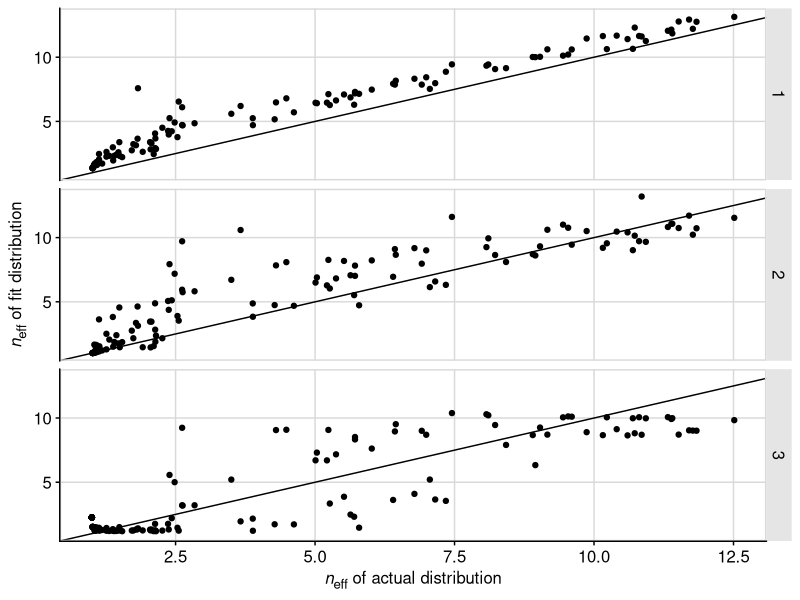
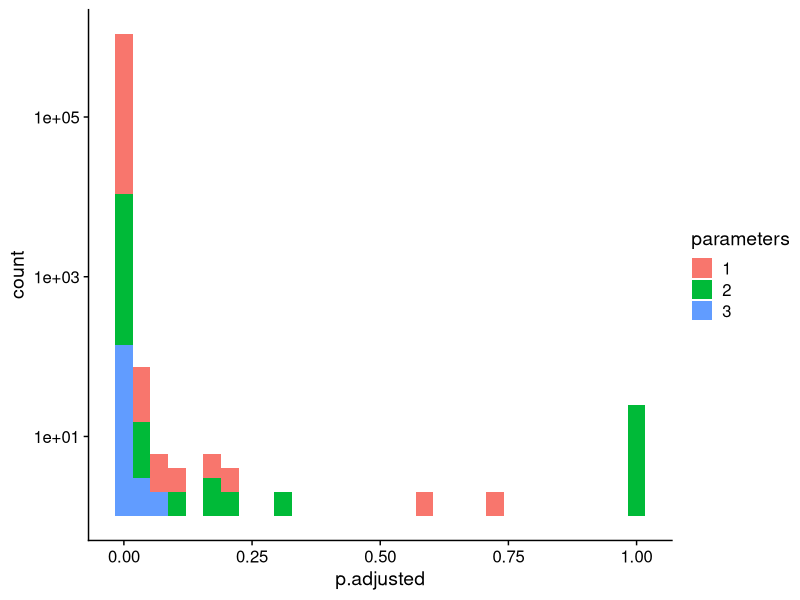
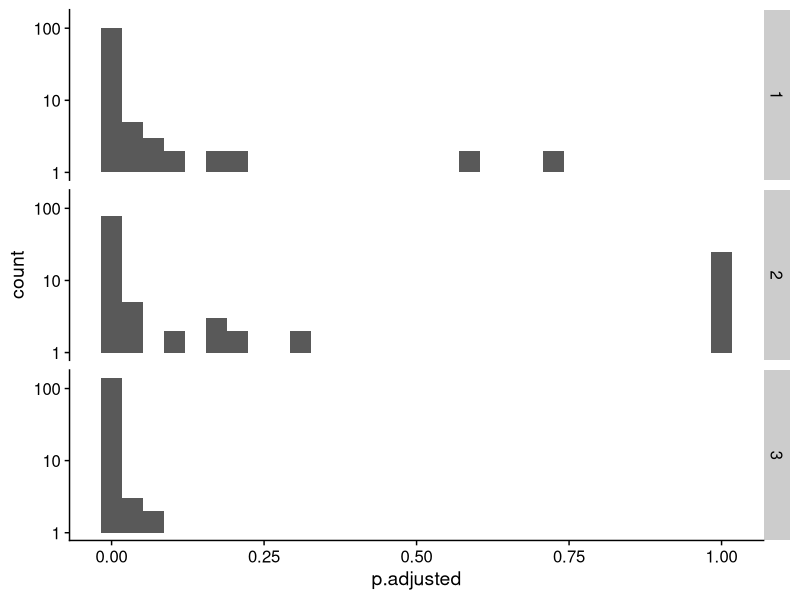

Write R code to recreate these figures, in order.
## ---- chunk 1
knitr::opts_chunk$set(echo = TRUE)
## ---- chunk 2
library(tidyverse)
library(stringr)
library(cowplot)
library(broom)
library(ggtext)
theme_set(theme_cowplot())

# mean chi square
# does one dist systematically fit better
# aic or lrt to see if increase in parameter is worth it
# distribution of chi square
## ---- chunk 3
# read in data
alignment <-read_csv("data/simulated/results_1B4T_A_evolved_split.csv", 
                     col_types = cols(.default = "c")) 

# tidy data used for null
alignment %>% 
  mutate(sequence = as.numeric(1:nrow(alignment)) ) %>% 
  gather(key = "site", value = "aa", 1:153) -> tidy_align  

tidy_align$site = as.numeric(tidy_align$site) 

## ---- chunk 4
# determine the number of each AA at each site
tidy_align %>% 
  group_by(site, aa) %>% 
  summarize(count = n()) -> site_aa_count

empty_counts <- tibble(aa = c('A', 'C', 'D', 'E', 'F', 'G', 'H', 'I', 'K', 'L', 'M', 
                              'N', 'P', 'Q', 'R', 'S', 'T', 'V', 'W', 'Y'), 
                           count = rep(0, 20))

# 1. First write a function that can take a data frame with amino acids at one site, and return a data frame with counts, including zeros.
count_by_site <- function(site_df) {
  site_df %>% 
    group_by(aa) %>% 
    summarize(count = n()) -> counts
  full_join(counts, anti_join(empty_counts, counts, by = 'aa'))
}

# 2. Then call that function for all sites and combine the resulting data frames.
tidy_align %>% 
  nest(data = -site) %>%
  mutate(counts = map(data, count_by_site)) %>%
  dplyr::select(-data) %>%   
  unnest(cols = c(counts)) -> all_count

## ---- chunk 5
# USING ONLY OBSERVED AA
# order aa by relative frequency
all_count %>%
  arrange(all_count$site, desc(count)) -> ordered_count

# make the categorical variable (aa) numerical (k) by numbering aa's 1-20 in order of freq
ordered_count %>%
  group_by(site) %>%
  mutate(k = as.numeric(1:20)) -> ordered_count

# remove aa with zero values
ordered_count %>%
  filter(count > 0) -> observed_aa

# count relative to most frequent - rescale to 1 for highly conserved sites
observed_aa %>%
  group_by(site) %>%
  mutate(rel_count = count/max(count)) -> observed_aa

# log-transformed data
observed_aa %>%
  mutate(ln_count = log(rel_count)) -> observed_aa 

## ---- chunk 6
# fit linear model to normalized, log-transformed data
# set intercept to 0, only fitting 1 parameter (slope)

observed_aa %>% 
  nest(data = -site) %>%
  mutate(fit = map(data, ~ lm(ln_count ~ 0 + k, data = .)),
         #intercept = map_dbl(fit, ~ (.)$coefficients[1]),
         slope_1 = map_dbl(fit, ~ (.)$coefficients[1])) %>% 
  select(-data, -fit) -> observed_fits_1
## ---- chunk 7
# fit linear model to normalized, log-transformed data
# fitting 2 parameters: slope and intercept

observed_aa %>% 
  nest(data = -site) %>%
  mutate(fit = map(data, ~ lm(ln_count ~ k, data = .)),
         intercept_2 = map_dbl(fit, ~ (.)$coefficients[1]),
         slope_2 = map_dbl(fit, ~ (.)$coefficients[2])) %>% 
  select(-data, -fit) -> observed_fits_2
## ---- chunk 8
# fit quadratic model to normalized, log-transformed data
# fitting 3 parameter: slope, slope^2, intercept
# use non-linear model, fit to all aa (add small value to zero counts)

# add a small constant to include aa with zero values
ordered_count %>%
  mutate(count = count + 0.000001) -> observed_aa_mod
ordered_count %>%
  mutate(count_mod = count + 0.000001) -> ordered_count_mod

# count relative to most frequent - rescale to 1 for highly conserved sites
observed_aa_mod %>%
  group_by(site) %>%
  mutate(rel_count = count/max(count)) -> observed_aa_mod

# log-transformed data
observed_aa_mod %>%
  mutate(ln_count = log(rel_count)) -> observed_aa_mod 

observed_aa_mod %>% 
  nest(data = -site) %>%
  mutate(fit = map(data, ~ lm(ln_count ~ k + I(k^2), data = .)),
         intercept_3 = map_dbl(fit, ~ (.)$coefficients[1]),
         slope_3 = map_dbl(fit, ~ (.)$coefficients[2]),
         sqr_slp_3 = map_dbl(fit, ~ (.)$coefficients[3])) %>% 
  select(-data, -fit) -> observed_fits_3


## ---- chunk 9
# combine dataframes of fits
observed_fits_1 %>%
  full_join(., observed_fits_2, by = "site") %>% 
  full_join(., observed_fits_3, by = "site") -> observed_fits

# add rel and ln counts to full dataframe
ordered_count %>%
  group_by(site) %>%
  mutate(rel_count = count/max(count)) -> ordered_count
ordered_count %>%
  mutate(ln_count = log(rel_count)) -> ordered_count

ordered_count %>% 
  left_join(observed_fits, by = "site") %>%
  mutate(est_dist_1 = slope_1*exp(k*slope_1)) -> ordered_count

ordered_count %>% 
  mutate(est_dist_2 = slope_2*exp(k*slope_2+intercept_2),
         est_dist_3 = slope_3*exp(k*slope_3 + k*k*sqr_slp_3 + 
                                    intercept_3)) -> ordered_count

# rescale to compare w raw count
ordered_count %>%
  group_by(site) %>%
  mutate(est_rel_1 = est_dist_1/sum(est_dist_1),
         est_rel_2 = est_dist_2/sum(est_dist_2),
         est_rel_3 = est_dist_3/sum(est_dist_3)) %>%
  mutate(est_count_1 = sum(count)*est_rel_1,
         est_count_2 = sum(count)*est_rel_2,
         est_count_3 = sum(count)*est_rel_3) -> ordered_count

## ---- chunk 10
# use raw count
ordered_count %>% 
  nest(data = -site) %>%
  ungroup() %>%
  mutate(chisq_1 = map(data, ~ sum(((.$count - .$est_count_1)^2)/.$est_count_1)),
         chisq_2 = map(data, ~ sum(((.$count - .$est_count_2)^2)/.$est_count_2)),
         chisq_3 = map(data, ~ sum(((.$count - .$est_count_3)^2)/.$est_count_3)),
         p_value_1 = map_dbl(chisq_1, ~ pchisq(., 18, lower.tail=FALSE)),
         p_value_2 = map_dbl(chisq_2, ~ pchisq(., 18, lower.tail=FALSE)),
         p_value_3 = map_dbl(chisq_3, ~ pchisq(., 18, lower.tail=FALSE))) %>% 
  select(-data) %>%
  mutate(p.adjusted_1 = p.adjust(p_value_1, method= "fdr"),
         p.adjusted_2 = p.adjust(p_value_2, method= "fdr"),
         p.adjusted_3 = p.adjust(p_value_3, method= "fdr")) -> chisq_results

chisq_results %>% 
  select(site, p.adjusted_1, p.adjusted_2, p.adjusted_3) -> chisq_results

pivot_longer(chisq_results, -site, names_to = "parameters_raw", 
             values_to = "p.adjusted") %>% 
  extract(parameters_raw, "parameters", "p.adjusted_(.*)", remove = T) -> chisq_results

chisq_results %>%
  mutate(result = "pass") -> chisq_results

# REMOVE conserved sites with a single aa
chisq_results %>% 
  filter(p.adjusted != "NaN") -> chisq_results

chisq_results$result[chisq_results$p.adjusted < 0.05] <- "fail"

#chisq_results %>% filter(result == "fail") %>% nrow()/nrow(chisq_results)
#chisq_results$chisq <- as.numeric(chisq_results$chisq)

## ---- chunk 11
# eff aa for actual distribution
observed_aa %>%
  group_by(site) %>%
  mutate(frequency = (count)/sum(count)) -> site_aa_freq

site_aa_freq %>% 
  mutate(flnf = frequency*log(frequency)) %>%
  group_by(site) %>% 
  summarize(entropy = -sum(flnf),
            eff_aa = exp(entropy),
            n = length(unique(aa))) -> eff_aa_all

# eff aa for estimated distributions
ordered_count %>% 
  group_by(site) %>%
  mutate(freq_1 = (est_count_1)/sum(est_count_1),
         freq_2 = (est_count_2)/sum(est_count_2),
         freq_3 = (est_count_3)/sum(est_count_3)) %>% 
  select(site, aa, k, freq_1, freq_2, freq_3) -> site_aa_freq_2
site_aa_freq_2 %>% 
  mutate(flnf_1 = freq_1*log(freq_1),
         flnf_2 = freq_2*log(freq_2),
         flnf_3 = freq_3*log(freq_3)) %>%
  group_by(site) %>%
  summarize(entr_1 = -sum(flnf_1),
            entr_2 = -sum(flnf_2),
            entr_3 = -sum(flnf_3),
            eff_aa_est_1 = exp(entr_1),
            eff_aa_est_2 = exp(entr_2),
            eff_aa_est_3 = exp(entr_3)) -> eff_aa_all_est

eff_aa_all_est %>% 
  pivot_longer(c(entr_1, entr_2, entr_3), names_to = "parameters",
               values_to = "entropy_est") %>% 
  extract(parameters, "parameters", "entr_(.*)", remove = T) %>%
  select(site, parameters, entropy_est) -> sub1
  
eff_aa_all_est %>% 
  pivot_longer(c(eff_aa_est_1, eff_aa_est_2, eff_aa_est_3),
               names_to = "parameter",
               values_to = "eff_aa_est") %>% 
  extract(parameter, "parameters", "eff_aa_est_(.*)", remove = T) %>%
  select(site, parameters, eff_aa_est) -> sub2

full_join(sub1, sub2, by = c("site", "parameters")) -> eff_aa_est

left_join(eff_aa_all, eff_aa_est, by = "site") -> compare_eff_aa


## ---- chunk 12
ggplot(compare_eff_aa, 
       aes(x=eff_aa, y=eff_aa_est)) + 
  geom_point() +
  geom_abline(slope = 1, intercept = 0) + 
  facet_grid(vars(parameters)) +
  #xlim(0,16) + 
  #ylim(0,16) + 
  labs(x = "*n*<sub>eff</sub> of actual distribution", 
       y = "*n*<sub>eff</sub> of fit distribution") +
  theme_cowplot(12, rel_small = 1) +
  panel_border() +
  background_grid() +
  theme(
    axis.title.x = element_markdown(),
    axis.title.y = element_markdown(),
    strip.background = element_rect(fill = "gray90")) -> fig6

fig6

save_plot("figure6.png", fig6, ncol = 1, nrow = 1, base_height = 5,
          base_asp = 1.618, base_width = NULL)

## ---- chunk 13
chisq_results %>% 
  ggplot(aes(x = p.adjusted, fill = parameters)) +
  geom_histogram() +
  #facet_wrap(vars(parameters)) #+
  scale_y_log10() 

chisq_results %>% 
  ggplot(aes(x = p.adjusted)) +
  geom_histogram() +
  facet_grid(vars(parameters)) +
  scale_y_log10()



